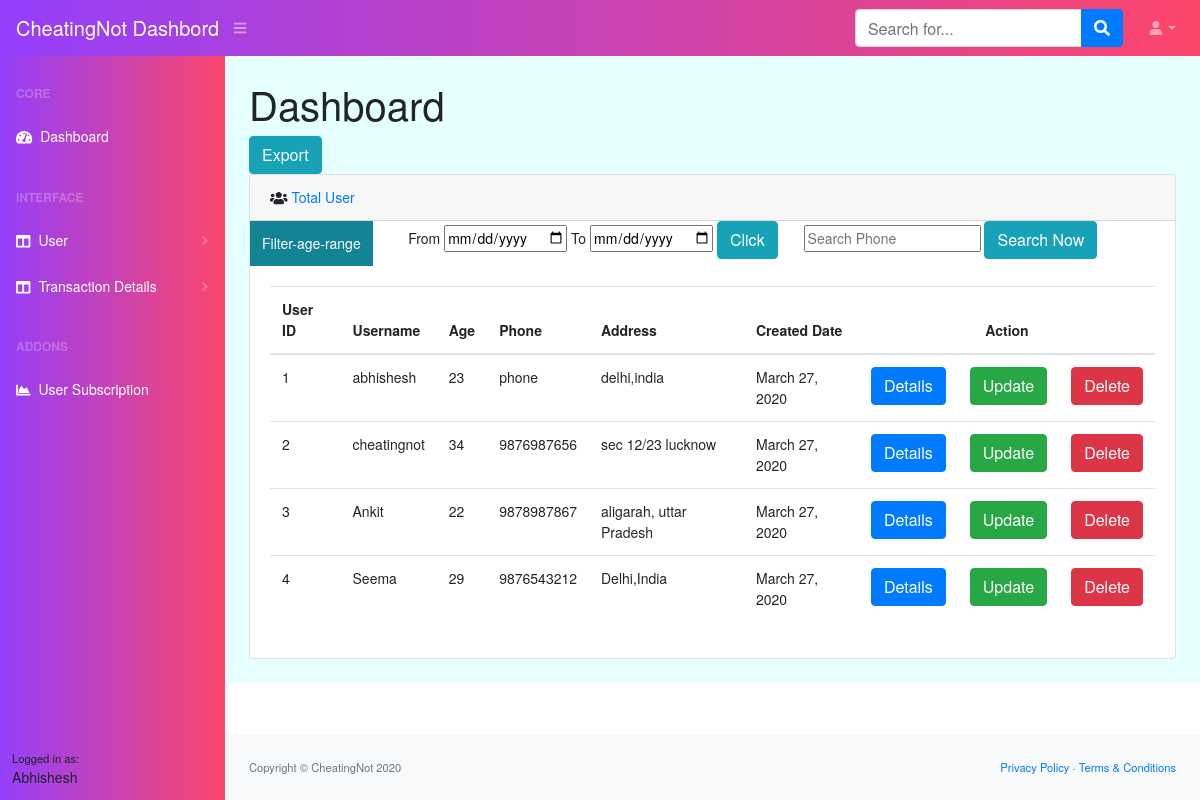
/userList/, run on the app's committed database.
### cheatingdash/models.py (models this page shows)
class UserProfile(models.Model):
    user = models.OneToOneField(User, on_delete=models.CASCADE,null=True, blank=True)
    address = models.TextField( blank=True, null=True)
    age=models.CharField(max_length=4,null=True, blank=True)
    phone=models.CharField(max_length=11,null=True, blank=True)
    city=models.CharField(max_length=40,null=True, blank=True)
    create_at = models.DateTimeField(auto_now_add=True)
    def __unicode__(self):
        return self.user.username

### cheatingdash/views.py (the view)
# urls.py: path('userList/',views.userList,name='userList'),
def userList(request):
    user = UserProfile.objects.all()
    print(user)
    return render(request, 'userlisting.html', {'users':user})

### templates/userlisting.html (shortened to what this page needs)
{% load static %}
<!DOCTYPE html>
<html lang="en">
    <head>
        <link rel="stylesheet" href="{% static 'css/main.css' %}">
        <link href="https://cdn.datatables.net/1.10.20/css/dataTables.bootstrap4.min.css" rel="stylesheet" />
    </head>
    <body class="sb-nav-fixed">
        <nav class="sb-topnav navbar navbar-expand navbar-dark bg-dark">
            <a class="navbar-brand" href="#">CheatingNot Dashbord</a><button class="btn btn-link btn-sm order-1 order-lg-0" id="sidebarToggle" href="#"><i class="fas fa-bars"></i></button
            >
            <form class="d-none d-md-inline-block form-inline ml-auto mr-0 mr-md-3 my-2 my-md-0">
                <div class="input-group">
                    <input class="form-control" type="text" placeholder="Search for..." aria-label="Search" aria-describedby="basic-addon2" />
                    <div class="input-group-append">
                        <button class="btn btn-primary" type="button"><i class="fas fa-search"></i></button>
                    </div>
                </div>
            </form>
            <ul class="navbar-nav ml-auto ml-md-0">
                <li class="nav-item dropdown">
                    <a class="nav-link dropdown-toggle" id="userDropdown" href="#" role="button" data-toggle="dropdown" aria-haspopup="true" aria-expanded="false"><i class="fas fa-user fa-fw"></i></a>
                </li>
            </ul>
        </nav>
        <div id="layoutSidenav">
            <div id="layoutSidenav_nav">
                <nav class="sb-sidenav accordion sb-sidenav-dark" id="sidenavAccordion">
                    <div class="sb-sidenav-menu">
                        <div class="nav">
                            <div class="sb-sidenav-menu-heading">Core</div>
                            <a class="nav-link" href="/"
                                ><div class="sb-nav-link-icon"><i class="fas fa-tachometer-alt"></i></div>
                                Dashboard</a
                            >
                            <div class="sb-sidenav-menu-heading">Interface</div>
                            <a class="nav-link collapsed" href="#" data-toggle="collapse" data-target="#collapseLayouts" aria-expanded="false" aria-controls="collapseLayouts"
                                ><div class="sb-nav-link-icon"><i class="fas fa-columns"></i></div>
                                User
                                <div class="sb-sidenav-collapse-arrow"><i class="fas fa-angle-down"></i></div
                            ></a>
                            <a class="nav-link collapsed" href="#" data-toggle="collapse" data-target="#collapseLayouts" aria-expanded="false" aria-controls="collapseLayouts"
                                ><div class="sb-nav-link-icon"><i class="fas fa-columns"></i></div>
                                Transaction Details
                                <div class="sb-sidenav-collapse-arrow"><i class="fas fa-angle-down"></i></div
                            ></a>
                            <div class="sb-sidenav-menu-heading">Addons</div>
                            <a class="nav-link" href="/userSubscription"
                                ><div class="sb-nav-link-icon"><i class="fas fa-chart-area"></i></div>
                                User Subscription</a
                            >
                        </div>
                    </div>
                    <div class="sb-sidenav-footer">
                        <div class="small">Logged in as:</div>
                        Abhishesh
                    </div>
                </nav>
            </div>
            <div id="layoutSidenav_content">
                <main style="background-color: #e6ffff;">
                    <div class="container-fluid">
                        <h1 class="mt-4">Dashboard</h1>
                        <div class="">
    <form action="/userListCSV/"  method="post">
  <button type="submit" class="btn btn-info">Export</button>
</form>
    </div>
                        <div class="card mb-4">
                            <div class="card-header"><i  class="fas fa-users mr-1"></i><a href="/userList">Total User</a></div>
                            <div class="row">
                            <div class="dropdown col-md-2">
  <button class="dropbtn">Filter-age-range</button>
</div>
<div class="col-md-5">
    <form action="/datefilter/"  method="post">
  <label for="birthday">From</label>
  <input type="date"  name="start">
    <label for="birthday">To</label>
  <input type="date"  name="end">
  <button type="submit" class="btn btn-info">Click</button>
</form>
    </div>
<div class="col-md-5">
 <form action="/search/" method="post">
 <input type="text" name="q" placeholder="Search Phone">
 <button type="submit" class="btn btn-info">Search Now</button>
</form>
</div>
</div>
                            <div class="card-body">
                                <div class="table-responsive">
                                 <table class="table">
    <thead>
        <tr>
            <th>User ID</th>
            <th>Username</th>
            <th>Age</th>
            <th>Phone</th>
            <th>Address</th>
            <th>Created Date</th>
            <th colspan="3" class="text-center">Action</th>
        </tr>
    </thead>
    <tbody>
        {% for user in users %}
       <tr>
        <td>{{user.id}}</td>
        <td>{{user.user}}</td>
        <td>{{user.age}}</td>
        <td>{{user.phone}}</td>
        <td>{{user.address}}</td>
        <td>{{user.create_at|date}}</td>
        <td><a href="/Detailsuser/{{user.id}}" rel="noopener noreferrer" class="text-center btn btn-primary">Details</a></td>
        <td><a href="#" target="_blank" rel="noopener noreferrer" class="text-center btn btn-success">Update</a></td>
         <td><a href="/Deleteuser/{{user.id}}" rel="noopener noreferrer" class="text-center btn btn-danger">Delete</a></td>
       </tr>
       {% endfor %}
    </tbody>
</table>
                                </div>
                            </div>
                        </div>
                    </div>
                </main>
                <footer class="py-4 bg-light mt-auto">
                    <div class="container-fluid">
                        <div class="d-flex align-items-center justify-content-between small">
                            <div class="text-muted">Copyright &copy; CheatingNot 2020</div>
                            <div>
                                <a href="#">Privacy Policy</a>
                                &middot;
                                <a href="#">Terms &amp; Conditions</a>
                            </div>
                        </div>
                    </div>
                </footer>
            </div>
        </div>
    </body>
</html>

### data on the page
UserProfile: id "1", user "abhishesh", age "23", phone "phone", address "delhi,india", create_at "March 27, 2020"
UserProfile: id "2", user "cheatingnot", age "34", phone "9876987656", address "sec 12/23 lucknow", create_at "March 27, 2020"
UserProfile: id "3", user "Ankit", age "22", phone "9878987867", address "aligarah, uttar Pradesh", create_at "March 27, 2020"
UserProfile: id "4", user "Seema", age "29", phone "9876543212", address "Delhi,India", create_at "March 27, 2020"
